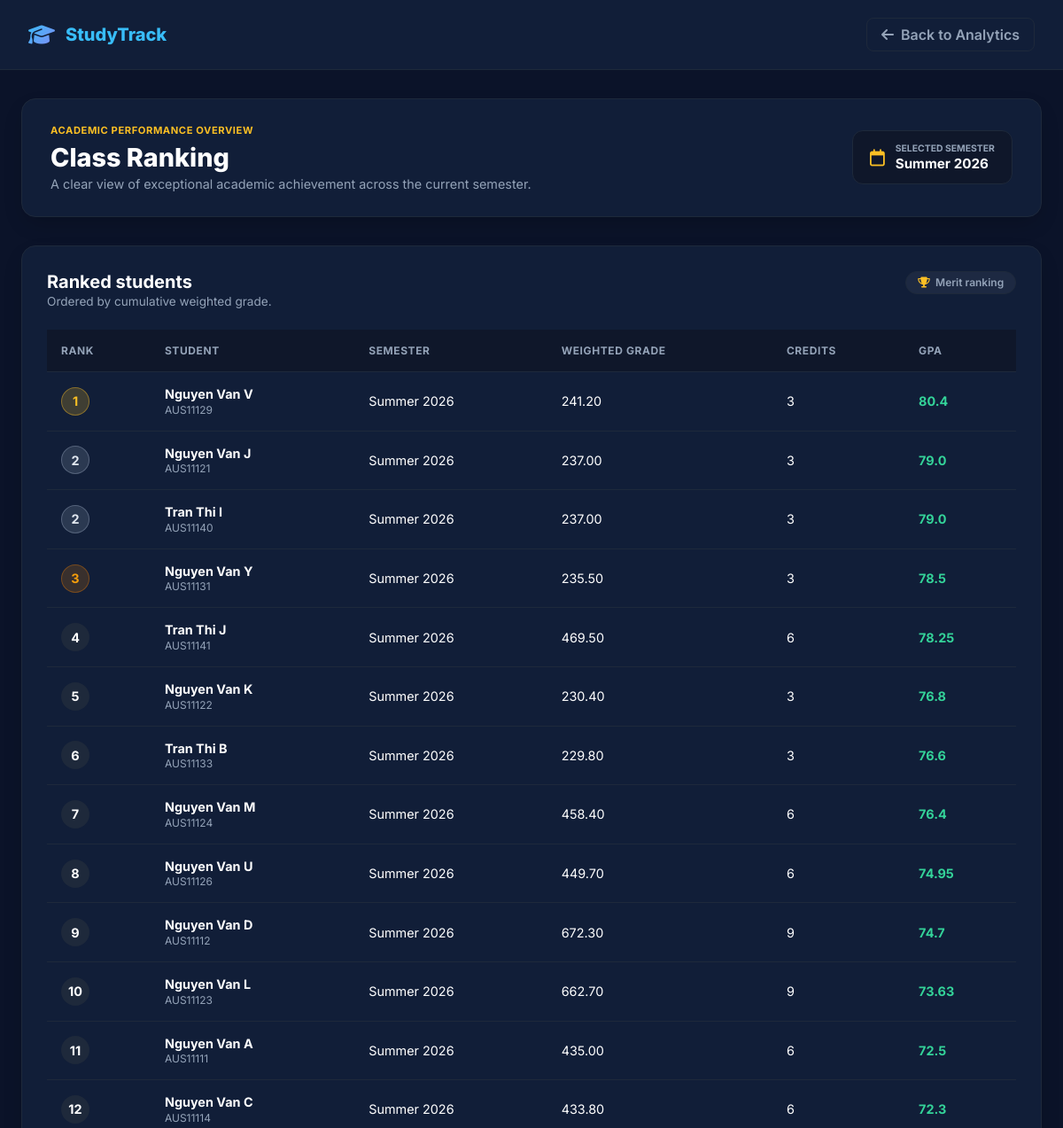
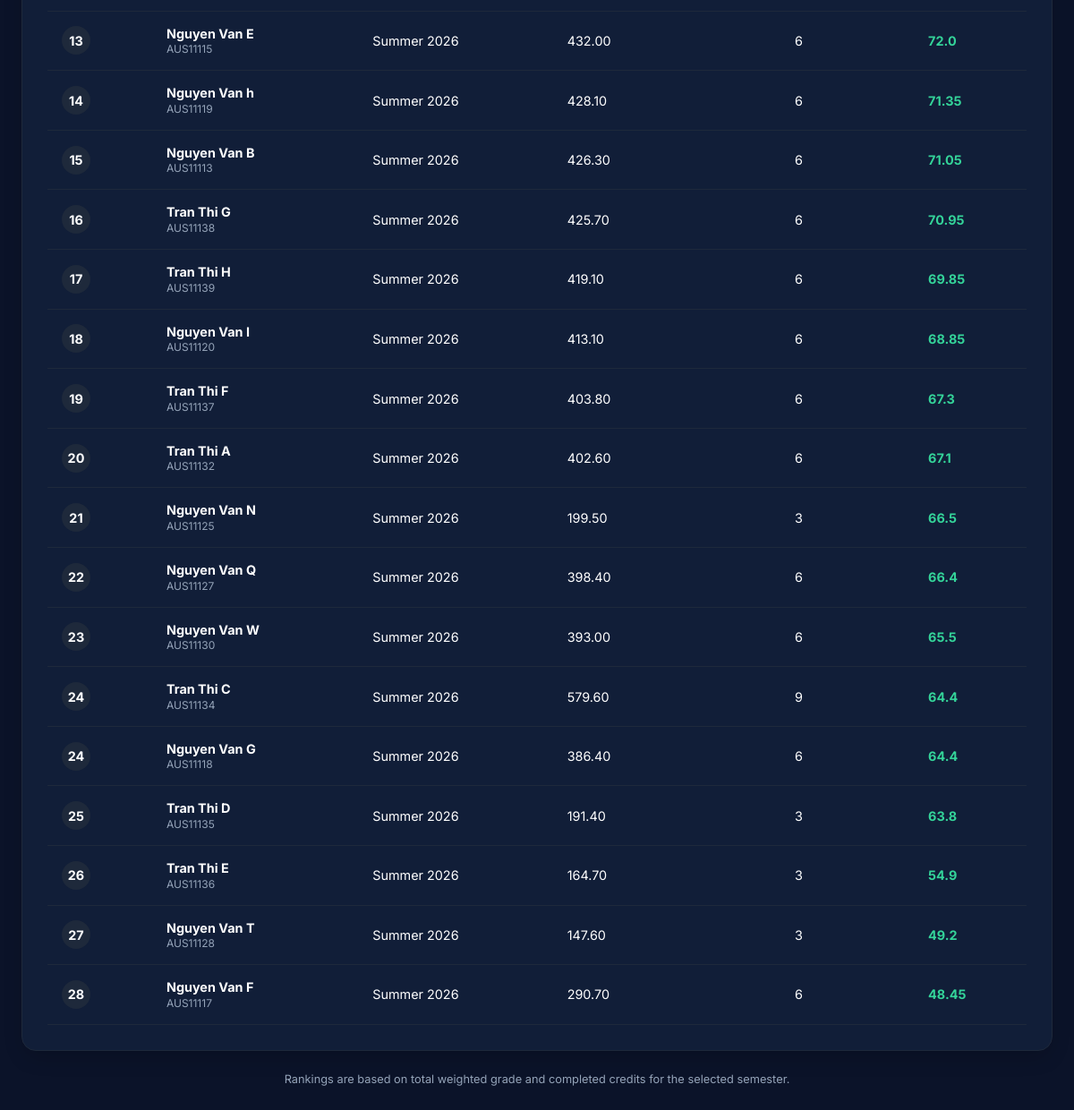
/pdanalytics/ranking/Summer 2026 (signed in), run on the app's committed database (2 pictures, top to bottom).
### tables this page shows
CREATE TABLE students(
        student_id TEXT PRIMARY KEY,
        name TEXT,
        email TEXT,
        major TEXT
    );

CREATE TABLE courses(
        course_id TEXT PRIMARY KEY,
        course_name TEXT,
        credits INTEGER,
        semester TEXT,
        sessions INTEGER
    );

CREATE TABLE grades(
    grade_id INTEGER PRIMARY KEY AUTOINCREMENT,

    student_id TEXT,
    course_id TEXT,

    assignment REAL,
    midterm REAL,
    final REAL,

    final_grade REAL,

    FOREIGN KEY(student_id)
        REFERENCES students(student_id),

    FOREIGN KEY(course_id)
        REFERENCES courses(course_id)
    UNIQUE(student_id, course_id)
);

### admin.py (the view)
@admin_bp.route("/pdanalytics/ranking/<semester>")
@login_required
@admin_required
def analytics_ranking(semester):
    df = class_ranking(semester)
    ranking_data = df.to_dict(orient="records")
    return render_template(
        "admin_page/class_ranking.html",
        semester=semester,
        ranking_data=ranking_data
    )

### decorator.py (called while the page is built)
def login_required(f):
    @wraps(f)
    def wrapper(*args,**kwargs):
        if "username" not in session:
            return redirect(
                url_for("auth.login")
            )
        return f(*args,**kwargs)
    return wrapper

def admin_required(f):
    @wraps(f)
    def wrapper(*args, **kwargs):
        if session.get("role") != "admin":
            return redirect(url_for("auth.login"))
        return f(*args, **kwargs)
    return wrapper

### pd_analytics.py (called while the page is built)
def get_grade_data():
    conn = sqlite3.connect(DB_NAME)
    query = """
    SELECT

        s.student_id,
        s.name,

        c.course_id,
        c.course_name,
        c.credits,
        c.semester,

        g.final_grade

    FROM grades g

    JOIN students s
        ON g.student_id = s.student_id

    JOIN courses c
        ON g.course_id = c.course_id
    """
    df = pd.read_sql_query(query, conn)
    conn.close()
    return df

def calculate_gpa():
    df = get_grade_data()
    df["weighted_grade"] = (
        df["final_grade"]
        * df["credits"]
    )
    gpa_df = (
        df.groupby(
            [
                "student_id",
                "name",
                "semester"
            ]
        )
        .agg(
            total_weighted_grade=
            ("weighted_grade", "sum"),
            total_credits=
            ("credits", "sum")
        )
        .reset_index()
    )
    gpa_df["gpa"] = (
        gpa_df["total_weighted_grade"]
        /
        gpa_df["total_credits"]
    )
    gpa_df["gpa"] = gpa_df["gpa"].round(2)
    return gpa_df

def class_ranking(semester):
    gpa_df = calculate_gpa()
    semester_df = gpa_df[
        gpa_df["semester"] == semester
    ]
    semester_df["rank"] = (
        semester_df["gpa"]
        .rank(
            ascending=False,
            method="dense"
        )
    )
    semester_df = semester_df.sort_values(
        "rank"
    )
    return semester_df

### templates/admin_page/class_ranking.html (shortened to what this page needs)
<!DOCTYPE html>
<html lang="en">
<head>
    <link rel="stylesheet" href="https://cdnjs.cloudflare.com/ajax/libs/font-awesome/6.4.0/css/all.min.css">
    <link rel="stylesheet" href="{{ url_for('static', filename='css/admin_page/ranking.css') }}">
</head>
<body>
    <header class="navbar">
        <a href="/admin" class="nav-brand">
            <i class="fa-solid fa-graduation-cap logo-icon"></i>
            <span>StudyTrack</span>
        </a>
        <a href="/pdanalytics" class="back-btn">
            <i class="fa-solid fa-arrow-left"></i> Back to Analytics
        </a>
    </header>
    <div class="container">
        <div class="dashboard-top-header">
            <div>
                <span class="badge-tag">Academic Performance Overview</span>
                <h1 class="page-title">Class Ranking</h1>
                <p class="page-subtitle">A clear view of exceptional academic achievement across the current semester.
                </p>
            </div>
            <div class="semester-badge-box">
                <i class="fa-regular fa-calendar"></i>
                <div class="semester-info">
                    <span class="sub-label">Selected Semester</span>
                    <span class="semester-value">{{ semester }}</span>
                </div>
            </div>
        </div>
        <div class="card-panel card-dark-container">
            <div class="panel-header-flex">
                <div>
                    <h2 class="panel-title text-white">Ranked students</h2>
                    <p class="panel-subtitle-small">Ordered by cumulative weighted grade.</p>
                </div>
                <span class="badge-pill"><i class="fa-solid fa-trophy text-gold"></i> Merit ranking</span>
            </div>
            <div class="table-responsive">
                <table>
                    <thead>
                        <tr>
                            <th>Rank</th>
                            <th>Student</th>
                            <th>Semester</th>
                            <th>Weighted Grade</th>
                            <th>Credits</th>
                            <th>GPA</th>
                        </tr>
                    </thead>
                    <tbody>
                        {% for row in ranking_data %}
                        <tr>
                            <td>
                                <span class="rank-badge rank-{{ row.rank | int }}">
                                    {{ row.rank | int }}
                                </span>
                            </td>
                            <td>
                                <div class="student-cell">
                                    <b>{{ row.name }}</b>
                                    <span class="student-id-sub">{{ row.student_id }}</span>
                                </div>
                            </td>
                            <td>{{ row.semester }}</td>
                            <td>{{ "%.2f"|format(row.total_weighted_grade) }}</td>
                            <td>{{ row.total_credits }}</td>
                            <td>
                                <span class="gpa-highlight">{{ row.gpa }}</span>
                            </td>
                        </tr>
                        {% else %}
                        <tr>
                            <td colspan="6" class="empty-state">
                                No ranking data available for this semester.
                            </td>
                        </tr>
                        {% endfor %}
                    </tbody>
                </table>
            </div>
        </div>
        <div class="footer-note">
            Rankings are based on total weighted grade and completed credits for the selected semester.
        </div>
    </div>
</body>
</html>

### static/css/admin_page/ranking.css (style rules this page uses)
:root { --bg-main: #0b1329; --card-dark-bg: #111e38; --border-dark: #1e293b; --text-main: #ffffff; --text-muted: #94a3b8; --accent-gold: #fbbf24; --accent-blue: #38bdf8; --shadow: 0 10px 25px -5px rgba(0, 0, 0, 0.2); }
* { box-sizing: border-box; margin: 0; padding: 0; font-family: 'Inter', sans-serif; }
body { background-color: var(--bg-main); color: var(--text-main); min-height: 100vh; }
.navbar { display: flex; justify-content: space-between; align-items: center; padding: 20px 32px; background: var(--card-dark-bg); border-bottom: 1px solid var(--border-dark); }
.nav-brand { display: flex; align-items: center; gap: 0.75rem; text-decoration: none; color: #38bdf8; font-weight: 800; font-size: 1.25rem; }
.logo-icon { font-size: 1.5rem; background: linear-gradient(135deg, #38bdf8, #818cf8); -webkit-background-clip: text; background-clip: text; -webkit-text-fill-color: transparent; }
.back-btn { display: flex; align-items: center; gap: 0.5rem; text-decoration: none; color: var(--text-muted); font-weight: 600; padding: 0.5rem 1rem; border-radius: 0.5rem; border: 1px solid var(--border-dark); transition: all 0.2s; }
.container { max-width: 1200px; margin: 2rem auto; padding: 0 1.5rem; }
.dashboard-top-header { display: flex; justify-content: space-between; align-items: center; margin-bottom: 2rem; background: var(--card-dark-bg); padding: 1.75rem 2rem; border-radius: 1rem; border: 1px solid var(--border-dark); box-shadow: var(--shadow); }
.badge-tag { font-size: 0.7rem; font-weight: 700; text-transform: uppercase; color: var(--accent-gold); letter-spacing: 0.05em; display: block; margin-bottom: 0.4rem; }
.page-title { font-size: 1.8rem; font-weight: 800; color: #ffffff; margin-bottom: 0.2rem; }
.page-subtitle { font-size: 0.9rem; color: var(--text-muted); }
.semester-badge-box { display: flex; align-items: center; gap: 0.75rem; background-color: #0f172a; border: 1px solid var(--border-dark); padding: 0.8rem 1.2rem; border-radius: 0.75rem; color: var(--accent-gold); }
.semester-badge-box i { font-size: 1.2rem; }
.sub-label { font-size: 0.65rem; font-weight: 700; text-transform: uppercase; color: var(--text-muted); display: block; }
.semester-value { font-size: 0.95rem; font-weight: 700; color: #ffffff; }
.card-dark-container { background: var(--card-dark-bg); border: 1px solid var(--border-dark); border-radius: 1rem; padding: 1.75rem; box-shadow: var(--shadow); margin-bottom: 1.5rem; }
.panel-header-flex { display: flex; justify-content: space-between; align-items: flex-start; margin-bottom: 1.5rem; }
.panel-title { font-size: 1.25rem; font-weight: 700; color: #ffffff; }
.panel-subtitle-small { font-size: 0.85rem; color: var(--text-muted); margin-top: 0.15rem; }
.badge-pill { background-color: rgba(255, 255, 255, 0.05); border: 1px solid var(--border-dark); padding: 0.3rem 0.8rem; border-radius: 2rem; font-size: 0.75rem; font-weight: 600; color: var(--text-muted); display: flex; align-items: center; gap: 0.4rem; }
.text-gold { color: var(--accent-gold); }
.table-responsive { overflow-x: auto; }
table { width: 100%; border-collapse: collapse; text-align: left; }
th, td { padding: 1rem; border-bottom: 1px solid var(--border-dark); font-size: 0.9rem; }
th { background-color: #0f172a; color: var(--text-muted); font-weight: 700; font-size: 0.75rem; text-transform: uppercase; letter-spacing: 0.05em; }
.rank-badge { display: inline-flex; width: 32px; height: 32px; border-radius: 50%; align-items: center; justify-content: center; font-weight: 700; font-size: 0.9rem; background-color: #1e293b; color: #ffffff; }
.rank-1 { background-color: rgba(251, 191, 36, 0.2); color: #fbbf24; border: 1px solid rgba(251, 191, 36, 0.4); }
.rank-2 { background-color: rgba(148, 163, 184, 0.2); color: #e2e8f0; border: 1px solid rgba(148, 163, 184, 0.4); }
.rank-3 { background-color: rgba(217, 119, 6, 0.2); color: #f59e0b; border: 1px solid rgba(217, 119, 6, 0.4); }
.student-cell { display: flex; flex-direction: column; }
.student-id-sub { font-size: 0.75rem; color: var(--text-muted); margin-top: 0.1rem; }
.gpa-highlight { font-weight: 700; color: #34d399; }
.footer-note { text-align: center; font-size: 0.8rem; color: var(--text-muted); margin-top: 1.5rem; }

### data on the page
students: name "Nguyen Van V", student_id "AUS11129"
courses: semester "Summer 2026" "Summer 2026" "Summer 2026" "Summer 2026" "Summer 2026" "Summer 2026" "Summer 2026" "Summer 2026" "Summer 2026" "Summer 2026" "Summer 2026" "Summer 2026" "Summer 2026" "Summer 2026" "Summer 2026" "Summer 2026" "Summer 2026" "Summer 2026" "Summer 2026" "Summer 2026" "Summer 2026" "Summer 2026" "Summer 2026" "Summer 2026" "Summer 2026" "Summer 2026" "Summer 2026" "Summer 2026" "Summer 2026"
students: name "Nguyen Van J", student_id "AUS11121"
students: name "Tran Thi I", student_id "AUS11140"
students: name "Nguyen Van Y", student_id "AUS11131"
students: name "Tran Thi J", student_id "AUS11141"
students: name "Nguyen Van K", student_id "AUS11122"
students: name "Tran Thi B", student_id "AUS11133"
students: name "Nguyen Van M", student_id "AUS11124"
students: name "Nguyen Van U", student_id "AUS11126"
students: name "Nguyen Van D", student_id "AUS11112"
students: name "Nguyen Van L", student_id "AUS11123"
grades: rank "11", name "Nguyen Van A", student_id "AUS11111", semester "Summer 2026", total_weighted_grade "435.00", total_credits "6", gpa "72.5"
students: name "Nguyen Van C", student_id "AUS11114"
students: name "Nguyen Van E", student_id "AUS11115"
students: name "Nguyen Van h", student_id "AUS11119"
students: name "Nguyen Van B", student_id "AUS11113"
students: name "Tran Thi G", student_id "AUS11138"
students: name "Tran Thi H", student_id "AUS11139"
students: name "Nguyen Van I", student_id "AUS11120"
students: name "Tran Thi F", student_id "AUS11137"
students: name "Tran Thi A", student_id "AUS11132"
students: name "Nguyen Van N", student_id "AUS11125"
students: name "Nguyen Van Q", student_id "AUS11127"
students: name "Nguyen Van W", student_id "AUS11130"
students: name "Tran Thi C", student_id "AUS11134"
students: name "Nguyen Van G", student_id "AUS11118"
students: name "Tran Thi D", student_id "AUS11135"
students: name "Tran Thi E", student_id "AUS11136"
students: name "Nguyen Van T", student_id "AUS11128"
students: name "Nguyen Van F", student_id "AUS11117"

### other printed values
{{ semester }} "Summer 2026"
{{ row.rank | int }} "1" "2" "2" "3" "4" "5" "6" "7" "8" "9" "10" "12" "13" "14" "15" "16" "17" "18" "19" "20" "21" "22" "23" "24" "24" "25" "26" "27" "28"
{{ "%.2f"|format(row.total_weighted_grade) }} "241.20" "237.00" "237.00" "235.50" "469.50" "230.40" "229.80" "458.40" "449.70" "672.30" "662.70" "433.80" "432.00" "428.10" "426.30" "425.70" "419.10" "413.10" "403.80" "402.60" "199.50" "398.40" "393.00" "579.60" "386.40" "191.40" "164.70" "147.60" "290.70"
{{ row.total_credits }} "3" "3" "3" "3" "6" "3" "3" "6" "6" "9" "9" "6" "6" "6" "6" "6" "6" "6" "6" "6" "3" "6" "6" "9" "6" "3" "3" "3" "6"
{{ row.gpa }} "80.4" "79.0" "79.0" "78.5" "78.25" "76.8" "76.6" "76.4" "74.95" "74.7" "73.63" "72.3" "72.0" "71.35" "71.05" "70.95" "69.85" "68.85" "67.3" "67.1" "66.5" "66.4" "65.5" "64.4" "64.4" "63.8" "54.9" "49.2" "48.45"
